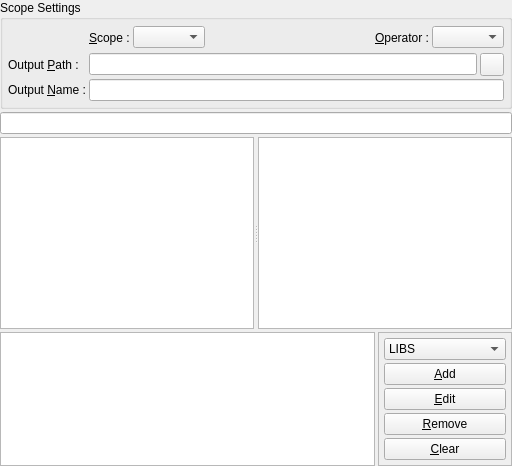
     <widget class="QWidget" name="wSettings" >
      <layout class="QGridLayout" >
       <property name="margin" >
        <number>0</number>
       </property>
       <property name="spacing" >
        <number>3</number>
       </property>
       <item row="0" column="0" colspan="2" >
        <widget class="QGroupBox" name="gbSettings" >
         <property name="sizePolicy" >
          <sizepolicy>
           <hsizetype>5</hsizetype>
           <vsizetype>0</vsizetype>
           <horstretch>0</horstretch>
           <verstretch>0</verstretch>
          </sizepolicy>
         </property>
         <property name="title" >
          <string>Scope Settings</string>
         </property>
         <layout class="QGridLayout" >
          <property name="margin" >
           <number>5</number>
          </property>
          <property name="spacing" >
           <number>3</number>
          </property>
          <item row="0" column="1" >
           <widget class="QLabel" name="lScope" >
            <property name="text" >
             <string>&amp;Scope :</string>
            </property>
            <property name="buddy" >
             <cstring>cbScopes</cstring>
            </property>
           </widget>
          </item>
          <item row="0" column="2" >
           <widget class="QComboBox" name="cbScopes" >
            <property name="sizePolicy" >
             <sizepolicy>
              <hsizetype>0</hsizetype>
              <vsizetype>0</vsizetype>
              <horstretch>0</horstretch>
              <verstretch>0</verstretch>
             </sizepolicy>
            </property>
           </widget>
          </item>
          <item row="0" column="3" >
           <spacer>
            <property name="orientation" >
             <enum>Qt::Horizontal</enum>
            </property>
            <property name="sizeHint" >
             <size>
              <width>20</width>
              <height>25</height>
             </size>
            </property>
           </spacer>
          </item>
          <item row="1" column="1" colspan="5" >
           <widget class="QLineEdit" name="leOutputPath" />
          </item>
          <item row="1" column="0" >
           <widget class="QLabel" name="lOutputPath" >
            <property name="text" >
             <string>Output &amp;Path :</string>
            </property>
            <property name="buddy" >
             <cstring>tbOutputPath</cstring>
            </property>
           </widget>
          </item>
          <item row="2" column="0" >
           <widget class="QLabel" name="lOutputName" >
            <property name="sizePolicy" >
             <sizepolicy>
              <hsizetype>0</hsizetype>
              <vsizetype>5</vsizetype>
              <horstretch>0</horstretch>
              <verstretch>0</verstretch>
             </sizepolicy>
            </property>
            <property name="text" >
             <string>Output &amp;Name :</string>
            </property>
            <property name="buddy" >
             <cstring>leOutputName</cstring>
            </property>
           </widget>
          </item>
          <item row="1" column="6" >
           <widget class="QToolButton" name="tbOutputPath" >
            <property name="icon" >
             <iconset resource="../../../../../monkey/src/resources/resources.qrc" >:/Icons/Icons/folder_blue.png</iconset>
            </property>
           </widget>
          </item>
          <item row="2" column="1" colspan="6" >
           <widget class="QLineEdit" name="leOutputName" />
          </item>
          <item row="0" column="4" >
           <widget class="QLabel" name="lOperator" >
            <property name="text" >
             <string>&amp;Operator :</string>
            </property>
            <property name="buddy" >
             <cstring>cbOperators</cstring>
            </property>
           </widget>
          </item>
          <item row="0" column="5" colspan="2" >
           <widget class="QComboBox" name="cbOperators" >
            <property name="sizePolicy" >
             <sizepolicy>
              <hsizetype>0</hsizetype>
              <vsizetype>0</vsizetype>
              <horstretch>0</horstretch>
              <verstretch>0</verstretch>
             </sizepolicy>
            </property>
           </widget>
          </item>
         </layout>
        </widget>
       </item>
       <item row="2" column="0" colspan="2" >
        <widget class="QSplitter" name="sDirsFiles" >
         <property name="orientation" >
          <enum>Qt::Horizontal</enum>
         </property>
         <widget class="QTreeView" name="tvDirs" />
         <widget class="QListWidget" name="lwFiles" />
        </widget>
       </item>
       <item row="1" column="0" colspan="2" >
        <widget class="QLineEdit" name="leDir" />
       </item>
       <item row="3" column="1" >
        <widget class="QFrame" name="lVariables" >
         <property name="sizePolicy" >
          <sizepolicy>
           <hsizetype>5</hsizetype>
           <vsizetype>0</vsizetype>
           <horstretch>0</horstretch>
           <verstretch>0</verstretch>
          </sizepolicy>
         </property>
         <property name="frameShape" >
          <enum>QFrame::StyledPanel</enum>
         </property>
         <layout class="QVBoxLayout" >
          <property name="margin" >
           <number>5</number>
          </property>
          <property name="spacing" >
           <number>3</number>
          </property>
          <item>
           <widget class="QComboBox" name="cbVariables" >
            <item>
             <property name="text" >
              <string>LIBS</string>
             </property>
             <property name="icon" >
              <iconset resource="../../../../../monkey/src/resources/resources.qrc" >:/Icons/Icons/misc.png</iconset>
             </property>
            </item>
            <item>
             <property name="text" >
              <string>DEFINES</string>
             </property>
             <property name="icon" >
              <iconset resource="../resources/qmake_resources.qrc" >:/Icons/icons/define.png</iconset>
             </property>
            </item>
            <item>
             <property name="text" >
              <string>TRANSLATIONS</string>
             </property>
             <property name="icon" >
              <iconset resource="../resources/qmake_resources.qrc" >:/Icons/icons/translation.png</iconset>
             </property>
            </item>
            <item>
             <property name="text" >
              <string>INCLUDEPATH</string>
             </property>
             <property name="icon" >
              <iconset resource="../../../../../monkey/src/resources/resources.qrc" >:/Icons/Icons/folder_blue.png</iconset>
             </property>
            </item>
            <item>
             <property name="text" >
              <string>DEPENDPATH</string>
             </property>
             <property name="icon" >
              <iconset resource="../../../../../monkey/src/resources/resources.qrc" >:/Icons/Icons/folder_blue.png</iconset>
             </property>
            </item>
            <item>
             <property name="text" >
              <string>VPATH</string>
             </property>
             <property name="icon" >
              <iconset resource="../../../../../monkey/src/resources/resources.qrc" >:/Icons/Icons/folder_blue.png</iconset>
             </property>
            </item>
            <item>
             <property name="text" >
              <string>RESOURCES</string>
             </property>
             <property name="icon" >
              <iconset resource="../resources/qmake_resources.qrc" >:/Icons/icons/resource.png</iconset>
             </property>
            </item>
            <item>
             <property name="text" >
              <string>DEF_FILE</string>
             </property>
             <property name="icon" >
              <iconset resource="../../../../../monkey/src/resources/resources.qrc" >:/Icons/Icons/filenew.png</iconset>
             </property>
            </item>
            <item>
             <property name="text" >
              <string>RC_FILE</string>
             </property>
             <property name="icon" >
              <iconset resource="../../../../../monkey/src/resources/resources.qrc" >:/Icons/Icons/filenew.png</iconset>
             </property>
            </item>
            <item>
             <property name="text" >
              <string>RES_FILE</string>
             </property>
             <property name="icon" >
              <iconset resource="../../../../../monkey/src/resources/resources.qrc" >:/Icons/Icons/filenew.png</iconset>
             </property>
            </item>
           </widget>
          </item>
          <item>
           <widget class="QPushButton" name="pbAddValue" >
            <property name="text" >
             <string>&amp;Add</string>
            </property>
            <property name="icon" >
             <iconset resource="../../../../../monkey/src/resources/resources.qrc" >:/Icons/Icons/editadd.png</iconset>
            </property>
           </widget>
          </item>
          <item>
           <widget class="QPushButton" name="pbEditValue" >
            <property name="text" >
             <string>&amp;Edit</string>
            </property>
            <property name="icon" >
             <iconset resource="../../../../../monkey/src/resources/resources.qrc" >:/Icons/Icons/edit.png</iconset>
            </property>
           </widget>
          </item>
          <item>
           <widget class="QPushButton" name="pbRemoveValue" >
            <property name="text" >
             <string>&amp;Remove</string>
            </property>
            <property name="icon" >
             <iconset resource="../../../../../monkey/src/resources/resources.qrc" >:/Icons/Icons/editremove.png</iconset>
            </property>
           </widget>
          </item>
          <item>
           <widget class="QPushButton" name="pbClearValues" >
            <property name="text" >
             <string>&amp;Clear</string>
            </property>
            <property name="icon" >
             <iconset resource="../../../../../monkey/src/resources/resources.qrc" >:/Icons/Icons/editclear.png</iconset>
            </property>
           </widget>
          </item>
         </layout>
        </widget>
       </item>
       <item row="3" column="0" >
        <widget class="QListWidget" name="lwValues" >
         <property name="sizePolicy" >
          <sizepolicy>
           <hsizetype>7</hsizetype>
           <vsizetype>13</vsizetype>
           <horstretch>0</horstretch>
           <verstretch>0</verstretch>
          </sizepolicy>
         </property>
        </widget>
       </item>
      </layout>
     </widget>
